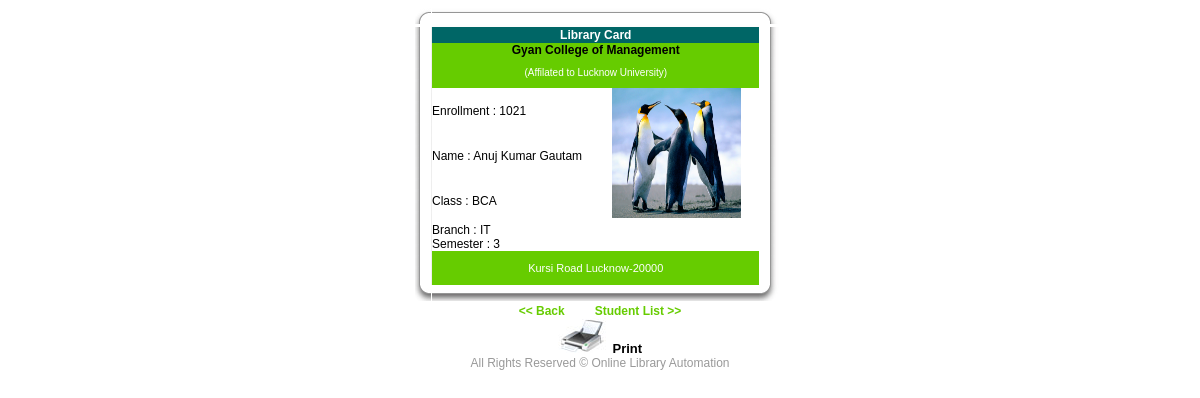
Screenshot of /StuLabCard.php?id=1021 with the database file from the repository.
### tables this page shows
CREATE TABLE IF NOT EXISTS `stu_mstr` (
  `enroll_no` int(11) NOT NULL AUTO_INCREMENT,
  `sname` varchar(100) DEFAULT NULL,
  `fname` varchar(100) DEFAULT NULL,
  `gender` varchar(10) DEFAULT NULL,
  `sclass` varchar(10) DEFAULT NULL,
  `stream` varchar(20) DEFAULT NULL,
  `semester` varchar(10) DEFAULT NULL,
  `pswd` varchar(20) DEFAULT '123456',
  `photo` longblob,
  PRIMARY KEY (`enroll_no`)
);

### StuLabCard.php (the view, shortened to what this page needs)
<!DOCTYPE html>
<html>
    <head>
        <link href="style/mycss.css" rel="stylesheet" type="text/css" />
    </head>
    <body style="background-color: #FFFFFF;">
    <center>
        <?php
                $enroll = $_GET['id'];
                $q = "select sname,sclass,stream,semester,photo from stu_mstr where enroll_no='".$enroll."'";
                $r = mysql_query($q);
                if($row = mysql_fetch_array($r))
                {
                    $n = $row['sname'];
                    $class = $row['sclass'];
                    $sem = $row['semester'];
                    $stream = $row['stream'];
                    $pic = $row['photo'];
                }
        ?>
        <table width="370"  border="0" align="center" cellpadding="0" cellspacing="0">
            <tr>
                <td width="16"><img src="image/top_lef.gif" width="16" height="16"></td>
                <td width="308" height="16" background="image/top_mid.gif"><img src="image/top_mid.gif" width="16" height="16"></td>
                <td width="24"><img src="image/top_rig.gif" width="24" height="16"></td>
            </tr>
            <tr>
                <td width="16"  background="image/cen_lef.gif"><img src="image/cen_lef.gif" width="16" height="11"></td>
                <td bgcolor="#FFFFFF" width="308" bordercolordark="#970000">
                    <table  cellpadding="0" cellspacing="0" border="0" width="100%">
                        <tr style="background-color: #006666">
                            <td align="center" height="16" colspan="2">
                                <b style="color: #FFFFFF;">  Library Card </b>
                            </td>
                        </tr>
                        <tr style="background-color: #66cc00">
                            <td align="center" height="32" colspan="2">
                                <b>  Gyan College of Management</b>
                                <p style="font-size: 10px;color: #FFFFFF;">
                                    (Affilated to Lucknow University)
                                </p>
                            </td>
                        </tr>
                        <tr>
                            <td>
                               Enrollment : <?php echo $enroll; ?>
                            </td>
                            <td rowspan="3">
                                 <img alt="" src="<?php echo $pic; ?>" hspace="0px" vspace="0px" width="129" height="130" style="margin-left: 10px;margin-bottom: 5px;float: left; border:thin;background-color:#FF0000" />
                            </td>
                        </tr>
                        <tr>
                            <td>
                                Name : <?php echo $n; ?>
                            </td>
                        </tr>
                         <tr>
                            <td>
                                Class : <?php echo $class; ?>
                            </td>
                        </tr>
                         <tr>
                            <td>
                                Branch : <?php echo $stream; ?>
                            </td>
                            <td>
                            </td>
                        </tr>
                        <tr>
                            <td>
                                Semester : <?php echo $sem; ?>
                            </td>
                           <td>
                            </td>
                        </tr>
                        <tr>
                            <td align="center" colspan="2" style="background-color: #66cc00">
                                 <p style="font-size: 11px;color: #FFFFFF;">
                                   Kursi Road Lucknow-20000
                                </p>
                            </td>
                        </tr>
                    </table>
                </td>
                <td width="24" background="image/cen_rig.gif"><img src="image/cen_rig.gif" width="24" height="11"></td>
            </tr>
            <tr>
                <td width="16" height="16"><img src="image/bot_lef.gif" width="16" height="16"></td>
                <td height="16" background="image/bot_mid.gif"><img src="image/bot_mid.gif" width="16" height="16"></td>
                <td width="24" height="16"><img src="image/bot_rig.gif" width="24" height="16"></td>
            </tr>
        </table>
        <span align="left">   <a href="AddNewStuRecord.php" style="text-decoration: none;color: #66cc00"><b><< Back</b></a>&nbsp;&nbsp;&nbsp;&nbsp;&nbsp;&nbsp;&nbsp;&nbsp;</span>
        <span align="right"><a href="Student.php" style="text-decoration: none;color: #66cc00"><b>Student List >></b></a></span>
        <br>
        		<font face="Arial"><a href="javascript:window.print()">
        <img src="image/print.jpg" border="0" height="35" width="48"></a></font>&nbsp;
       <font face="Arial" size="2">
       <a href="javascript:window.print()" style="text-decoration: none; font-weight: 700;">
       <font color="#000000">Print</font></a></font>
       <br>
    </center>
</body>
</html>

### style/mycss.css (style rules this page uses)
body { background-color: #cccccc; font-family: Verdana,Arial,Helvetica,sans-serif; font-size: 12px; }
.footer { font-size: 12px; color: #999999; }

### rows the page displays
stu_mstr: photo (picture), sname "Anuj Kumar Gautam", sclass "BCA", stream "IT", semester "3"

### other values shown
$enroll "1021"
